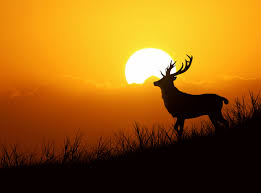
#> input picture Task_Image_to_Pencil_Sketch/image_02.jpg, 261 x 193 px
$ jupyter execute 'Image to Pencil Sketch with Python (Task 4).ipynb'
#> lines starting #> are read from the running program, lines starting #| are printed output that depends on the picture
### Image to Pencil Sketch with Python

#01 -> Import Libraries

[cell 1]
import cv2
from PIL import Image
from IPython.display import display

#02 -> Read Image

[cell 2]
image = cv2.imread('image_02.jpg')
#> image is the input picture: shape (193, 261, 3); mean B, G, R 18.3, 97.9, 152.8
image = cv2.cvtColor(image,cv2.COLOR_BGR2RGB)
display(Image.fromarray(image))

#03 -> convert image to a grayscale image**

[cell 3]
gray_image = cv2.cvtColor(image, cv2.COLOR_BGR2GRAY)
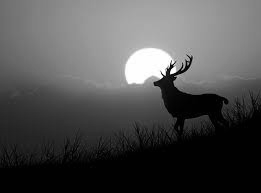
#> gray_image: shape (193, 261); min 0, max 255, mean 80.4
display(Image.fromarray(gray_image))

* **Here we can see classic black and white photo. Now we have to invert grayscale image(Negative image).**

[cell 4]
inverted_image = cv2.bitwise_not(gray_image)
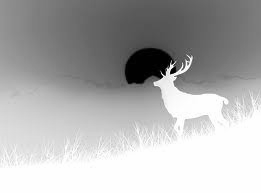
#> inverted_image: shape (193, 261); min 0, max 255, mean 174.6
display(Image.fromarray(inverted_image))

* **Now convert Negative image into blurry image**

[cell 5]
blurred_image = cv2.GaussianBlur(inverted_image, (21, 21), 0)
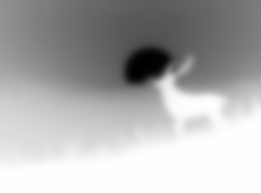
#> blurred_image: shape (193, 261); min 1, max 254, mean 174.6
display(Image.fromarray(blurred_image))

* **Create the pencil sketch by mixing the grayscale image with the inverted blurry image.**

[cell 6]
inverted_blurred = cv2.bitwise_not(blurred_image)
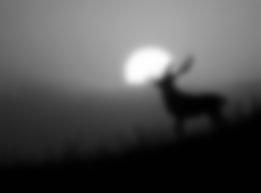
#> inverted_blurred: shape (193, 261); min 1, max 254, mean 80.4
pencil_sketch = cv2.divide(gray_image, inverted_blurred, scale=250.0)
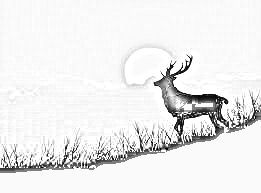
#> pencil_sketch: shape (193, 261); min 0, max 255, mean 235.9
display(Image.fromarray(pencil_sketch))
